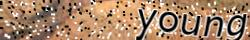
#> input picture imgs/tmp-img.jpg, 250 x 40 px
$ python douban_identifying.py
#> lines starting #> are read from the running program, lines starting #| are printed output that depends on the picture
# coding=utf-8
__author__ = 'tech.chao'

from PIL import Image
import pytesseract

# 容错最大的有色判断
MAX_RGB_VALUE = 20
# 噪点大小
MAX_NOISY_COUNT = 25

# RGBA白色定义
WHITE_COLOR = (255, 255, 255, 255)
# RGBA黑色定义
BLACK_COLOR = (0, 0, 0, 255)


def print_char_pic(width, height, s_data):
    """
    画出字符图, 空格为白色, 点为黑色
    """
    _pic_str = ''
    for y in range(0, height):
        for x in range(0, width):
            _point = s_data[y * width + x]
            if _point == WHITE_COLOR:
                _pic_str += ' '
            else:
                _pic_str += '*'
        _pic_str += '\n'

    print(_pic_str)


def gen_white_black_points(image):
    """
    根据点阵颜色强制转换黑白点
    """
    data = image.getdata()
    new_data = []
    for item in data:
        if item[0] > MAX_RGB_VALUE and item[1] > MAX_RGB_VALUE and item[2] > MAX_RGB_VALUE:
            new_data.append(WHITE_COLOR)
        else:
            new_data.append(BLACK_COLOR)
    return new_data


def reduce_noisy(width, height, points):
    """
    横向扫描, 获取最大边界大小. 除去小于最大噪点大小的面积.
    """
    # 标记位置, 初始化都是0, 未遍历过
    flag_list = []
    for i in range(width * height):
        flag_list.append(0)

    # 遍历
    for index, value in enumerate(points):
        _y = index // width
        _x = index - _y * width
        # print _x, _y
        if flag_list[index] == 0 and value == BLACK_COLOR:
            flag_list[index] = 1
            _tmp_list = [index]
            recursion_scan_black_point(_x, _y, width, height, _tmp_list, flag_list, points)
            if len(_tmp_list) <= MAX_NOISY_COUNT:
                for x in _tmp_list:
                    points[x] = WHITE_COLOR

        else:
            flag_list[index] = 1


def recursion_scan_black_point(x, y, width, height, tmp_list, flag_list, points):
    # 左上
    if 0 <= (x - 1) < width and 0 <= (y - 1) < height:
        _x = x - 1
        _y = y - 1
        _inner_recursion(_x, _y, width, height, tmp_list, flag_list, points)

    # 上
    if 0 <= (y - 1) < height:
        _x = x
        _y = y - 1
        _inner_recursion(_x, _y, width, height, tmp_list, flag_list, points)

    # 右上
    if 0 <= (x + 1) < width and 0 <= (y - 1) < height:
        _x = x + 1
        _y = y - 1
        _inner_recursion(_x, _y, width, height, tmp_list, flag_list, points)

    # 左
    if 0 <= (x - 1) < width:
        _x = x - 1
        _y = y
        _inner_recursion(_x, _y, width, height, tmp_list, flag_list, points)

    # 右
    if 0 <= (x + 1) < width:
        _x = x + 1
        _y = y
        _inner_recursion(_x, _y, width, height, tmp_list, flag_list, points)

    # 左下
    if 0 <= (x - 1) < width and 0 <= (y + 1) < height:
        _x = x - 1
        _y = y + 1
        _inner_recursion(_x, _y, width, height, tmp_list, flag_list, points)

    # 下
    if 0 <= (y + 1) < height:
        _x = x
        _y = y + 1
        _inner_recursion(_x, _y, width, height, tmp_list, flag_list, points)

    # 右下
    if 0 <= (x + 1) < width and 0 <= (y + 1) < height:
        _x = x + 1
        _y = y + 1
        _inner_recursion(_x, _y, width, height, tmp_list, flag_list, points)


def _inner_recursion(new_x, new_y, width, height, tmp_list, flag_list, points):
    _index = new_x + width * new_y
    if flag_list[_index] == 0 and points[_index] == BLACK_COLOR:
        tmp_list.append(_index)
        flag_list[_index] = 1
        recursion_scan_black_point(new_x, new_y, width, height, tmp_list, flag_list, points)
    else:
        flag_list[_index] = 1


def recognize_url(url):
    from urllib.request import urlretrieve
    urlretrieve(url, "imgs/tmp-img.jpg")
#> (this line was passed over: the network is not available in this run)
    img = Image.open('imgs/tmp-img.jpg')
#> img is the input picture: PIL image 250x40 RGB; mean R, G, B 166.5, 133.7, 106.8
    img = img.convert('RGBA')
#> img: PIL image 250x40 RGBA
    w, h = img.size[0], img.size[1]
#> w = 250; h = 40
    print(w, h)
#| 250 40
    point_list = gen_white_black_points(img)
#> the loop in gen_white_black_points, `for item in data:` made 10000 passes
#> item on passes 1 to 3: (166, 152, 125, 255), (146, 131, 102, 255), (188, 165, 133, 255)
#> after the loop in gen_white_black_points, `for item in data:`: new_data = 10000 items, first 6: (255, 255, 255, 255), (255, 255, 255, 255), (255, 255, 255, 255), (255, 255, 255, 255), (255, 255, 255, 255), (255, 255, 255, 255)
#> point_list has the same summary as new_data in gen_white_black_points
    print_char_pic(w, h, point_list)
    reduce_noisy(w, h, point_list)
#> the loop in reduce_noisy, `for index, value in enumerate(points):` made 10000 passes
#> after the loop in reduce_noisy, `for index, value in enumerate(points):`: flag_list = 10000 values from 1 to 1; points has the same summary as new_data in gen_white_black_points
    print_char_pic(w, h, point_list)

    img.putdata(point_list)
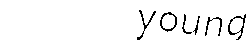
#> img: PIL image 250x40 RGBA; mean R, G, B, A 243.2, 243.2, 243.2, 255
    img.save("imgs/rebuild.jpg")

    return pytesseract.image_to_string(Image.open('imgs/rebuild.jpg'))

if __name__ == '__main__':
    # [14 lines of commented-out code are left out]
    print(recognize_url('https://www.douban.com/misc/captcha?id=DWwz0Q1nBgE96IFF4SaLbuC1:en&size=s'))
#> (the call stopped at in recognize_url, `return pytesseract.image_to_string(Image.open('imgs/rebuild.jpg'))`: pytesseract is not available in this run)
